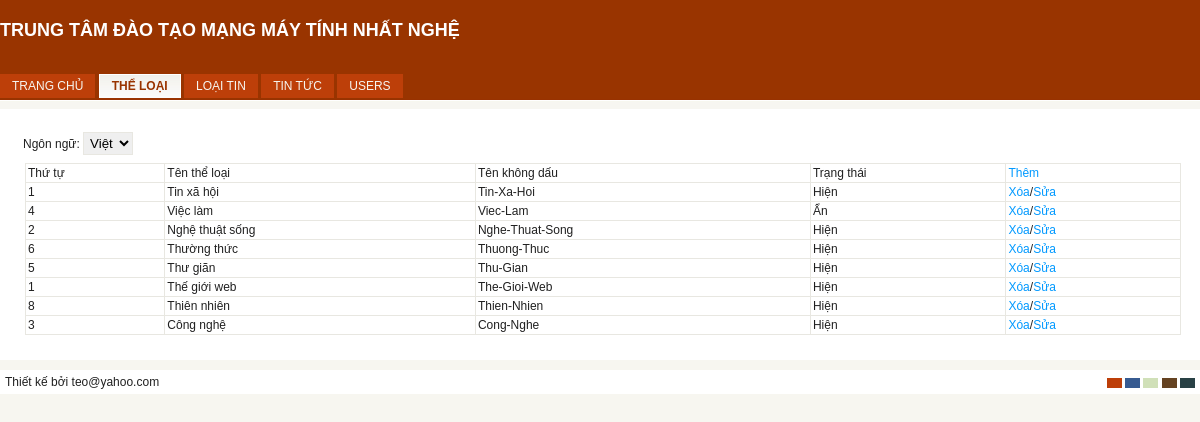
/admin/index.php?key=tl (signed in), run on the app's committed database.
### tables this page shows
CREATE TABLE IF NOT EXISTS `theloai` (
  `idTL` int(11) NOT NULL AUTO_INCREMENT,
  `lang` char(2) NOT NULL DEFAULT 'vi',
  `TenTL` varchar(255) NOT NULL DEFAULT '',
  `TenTL_KhongDau` varchar(100) DEFAULT NULL,
  `ThuTu` int(11) DEFAULT '0',
  `AnHien` tinyint(1) DEFAULT '1',
  PRIMARY KEY (`idTL`),
  UNIQUE KEY `TenTL` (`TenTL`)
);

### admin/theloai.php (the view, shortened to what this page needs)
<?php
	if(isset($_GET['lang'])) $lang = $_GET['lang'];
	else $lang = "vi";
?>
<form name="form1" method="get">
<p>
  <label>Ngôn ngữ: </label>
  <select name="lang" onChange="form1.submit()">
  <option value="vi">Việt</option>
</select>
</p>
<table width="600" border="1">
  <tbody>
    <tr>
      <td>Thứ tự</td>
      <td>Tên thể loại</td>
      <td>Tên không dấu</td>
      <td>Trạng thái</td>
      <td><a href="index.php?key=tlt&lang=<?php echo $lang;?>">Thêm</a></td>
    </tr>
    <?php
		$sl="select * from theloai where lang='$lang'";
		$kq=mysqli_query($link,$sl);
		while($d=mysqli_fetch_array($kq)){
	?>
    <tr>
      <td><?php echo $d['ThuTu']; ?></td>
      <td><?php echo $d['TenTL']; ?></td>
      <td><?php echo $d['TenTL_KhongDau']; ?></td>
      <td><?php if($d['AnHien'] == 1) echo "Hiện"; else echo "Ẩn" ?></td>
      <td><a href="process.php?xoatl=<?php echo $d['idTL'];?>&lang=<?php echo $lang;?>" onClick="return confirm('Bạn chắc chắn muốn xóa?')">Xóa</a>/<a href="index.php?key=tls&idTL=<?php echo $d['idTL'];?>">Sửa</a></td>
    </tr>
    <?php } ?>
  </tbody>
</table>
</form>

### admin/index.php (shortened to what this page needs)
<?php
	include("../connect.php");
?>
<!DOCTYPE html PUBLIC "-//W3C//DTD XHTML 1.0 Transitional//EN" "http://www.w3.org/TR/xhtml1/DTD/xhtml1-transitional.dtd">
<html xmlns="http://www.w3.org/1999/xhtml">
<head>
<link rel="stylesheet" type="text/css" href="css/theme1.css" />
<link rel="stylesheet" type="text/css" href="css/style.css" />
</head>
<body>
	<div id="container">
    <div id="header">
        	<h2>TRUNG TÂM ĐÀO TẠO MẠNG MÁY TÍNH NHẤT NGHỆ</h2>
    <div id="topmenu">
    <?php
		if(isset($_GET['key']))
			$key = $_GET['key'];
		else $key = "tc";
	?>
            	<ul>
                	<li <?php if($key=="tc") echo 'class="current"' ;?>><a href="index.php">TRANG CHỦ</a></li>
                    <li <?php if($key=="tl"|| $key=="tlt"|| $key=="tls" ) echo 'class="current"' ?>><a href="?key=tl">THỂ LOẠI</a></li>
                    <li <?php if($key=="lt"|| $key=="ltt"|| $key=="lts" ) echo 'class="current"' ?>><a href="?key=lt">LOẠI TIN</a></li>
                    <li <?php if($key=="tin"|| $key=="tinthem"|| $key=="tinsua" ) echo 'class="current"' ?>><a href="?key=tin">TIN TỨC</a></li>
                    <li><a href="#">USERS</a></li>
              </ul>
    </div>
</div>
        <div id="wrapper">
            <div id="content">
               <?php
			   	switch($key)
				{
					case "tl": include("theloai.php"); break;
				}
			   ?>
          </div>
        </div>
     <div id="footer">
        <div id="credits">
   		Thiết kế bởi teo@yahoo.com</a>
        </div>
        <div id="styleswitcher">
            <ul>
                <li><a href="javascript: document.cookie='theme='; window.location.reload();" title="Default" id="defswitch">d</a></li>
                <li><a href="javascript: document.cookie='theme=1'; window.location.reload();" title="Blue" id="blueswitch">b</a></li>
                <li><a href="javascript: document.cookie='theme=2'; window.location.reload();" title="Green" id="greenswitch">g</a></li>
                <li><a href="javascript: document.cookie='theme=3'; window.location.reload();" title="Brown" id="brownswitch">b</a></li>
                <li><a href="javascript: document.cookie='theme=4'; window.location.reload();" title="Mix" id="mixswitch">m</a></li>
            </ul>
        </div><br />
 </div>
</div>
</body>
</html>

### admin/css/theme1.css (style rules this page uses)
body { background:#f3f9ff url(../img/bg_blue.jpg) repeat-x top; color: #202020; }
a, a:visited { color:#375b91; }
select { border:1px solid #d9e6f0; }
#header h2 { color:#FFF; }
#content { background:#FFF; }
#topmenu a,#topmenu a:visited { color:#FFF; background:#7e9dcc; }
#topmenu .current a, #topmenu .current a:hover, #topmenu .current a:visited { color:#375b91; background: #FFF url(../img/bg_menu_blue.jpg) repeat-x top; border-left: #FFF 1px solid; border-right: #FFF 1px solid; }
table { background:none; }
td, th { border:1px solid #d9e6f0; }
#styleswitcher { background:#FFFFFF; }
#footer { background:#FFF; }

### admin/css/style.css (style rules this page uses)
* { margin:0; padding:0; }
img, div,a { behavior: url(css/iepngfix.htc) }
body { font-size: 12px; font-family: Arial, Tahoma, Verdana; }
a, a:visited { text-decoration:none; }
p { padding:3px; }
select { padding:2px; }
#container { width:100%; margin-left:auto; margin-right:auto; }
#header { width:960px; }
#header h2 { margin-top:20px; }
#content { width:100%; float:left; padding:10px; margin-top: 10px; margin-right: 0; margin-bottom: 10px; margin-left: 0; }
#footer { clear:both; padding:5px; margin-top:10px; }
#topmenu { margin-top:33px; width:700px; float:left; voice-family:inherit; }
#topmenu ul { list-style:none; line-height:25px; }
#topmenu li { display:inline; }
#topmenu a,#topmenu a:visited { padding:5px 12px 5px 12px; text-decoration:none; }
#topmenu .current a, #topmenu .current a:hover, #topmenu .current a:visited { padding:5px 12px 5px 12px; font-weight:bold; }
#styleswitcher { float:right; }
#styleswitcher ul { list-style:none; line-height:10px; }
#styleswitcher li { height:12px; display:inline; }
#footer ul { list-style:none; }
#footer li { display:inline; }
a#defswitch { width:15px; height:10px; margin: 3px 0 3px 0; background-color:#bd3f09; font-size: 8px; color:#bd3f09; display:inline-block; }
a#blueswitch { width:15px; height:10px; margin: 3px 0 3px 0; background-color:#375b91; font-size: 8px; color:#375b91; display:inline-block; }
a#greenswitch { width:15px; height:10px; margin: 3px 0 3px 0; background-color:#d0e0b8; font-size: 8px; color:#d0e0b8; display:inline-block; }
a#brownswitch { width:15px; height:10px; margin: 3px 0 3px 0; background-color:#654322; font-size: 8px; color:#654322; display:inline-block; }
a#mixswitch { width:15px; height:10px; margin: 3px 0 3px 0; background-color:#294145; font-size: 8px; color:#294145; display:inline-block; }
#credits { clear:both; width:200px; float:left; }
table { margin:5px; border-collapse: collapse; table-layout:automatic; width:98%; }
td, th { padding: 2px; }
form { padding:10px; margin:0 auto; }

### admin/css/theme.css (style rules this page uses)
body { background:#f7f6f0 url(../img/bg.jpg) repeat-x top; color: #202020; }
a, a:visited { color:#0099FF; }
select { border:1px solid #e8e7e1; }
#header h2 { color:#FFF; }
#content { background:#FFF; }
#topmenu a,#topmenu a:visited { color:#f7f6f0; background:#bd3f09; }
#topmenu .current a, #topmenu .current a:hover, #topmenu .current a:visited { color:#993400; background: #FFF url(../img/bg_menu_red.jpg) repeat-x top; border-left: #FFF 1px solid; border-right: #FFF 1px solid; }
table { background:none; }
td, th { border:1px solid #e8e7e1; }
#styleswitcher { background:#FFFFFF; }
#footer { background:#FFF; }

### data on the page
theloai: ThuTu "1", TenTL "Tin xã hội", TenTL_KhongDau "Tin-Xa-Hoi", AnHien "Hiện"
theloai: ThuTu "4", TenTL "Việc làm", TenTL_KhongDau "Viec-Lam", AnHien "Ẩn"
theloai: ThuTu "2", TenTL "Nghệ thuật sống", TenTL_KhongDau "Nghe-Thuat-Song", AnHien "Hiện"
theloai: ThuTu "6", TenTL "Thường thức", TenTL_KhongDau "Thuong-Thuc", AnHien "Hiện"
theloai: ThuTu "5", TenTL "Thư giãn", TenTL_KhongDau "Thu-Gian", AnHien "Hiện"
theloai: ThuTu "1", TenTL "Thế giới web", TenTL_KhongDau "The-Gioi-Web", AnHien "Hiện"
theloai: ThuTu "8", TenTL "Thiên nhiên", TenTL_KhongDau "Thien-Nhien", AnHien "Hiện"
theloai: ThuTu "3", TenTL "Công nghệ", TenTL_KhongDau "Cong-Nghe", AnHien "Hiện"
